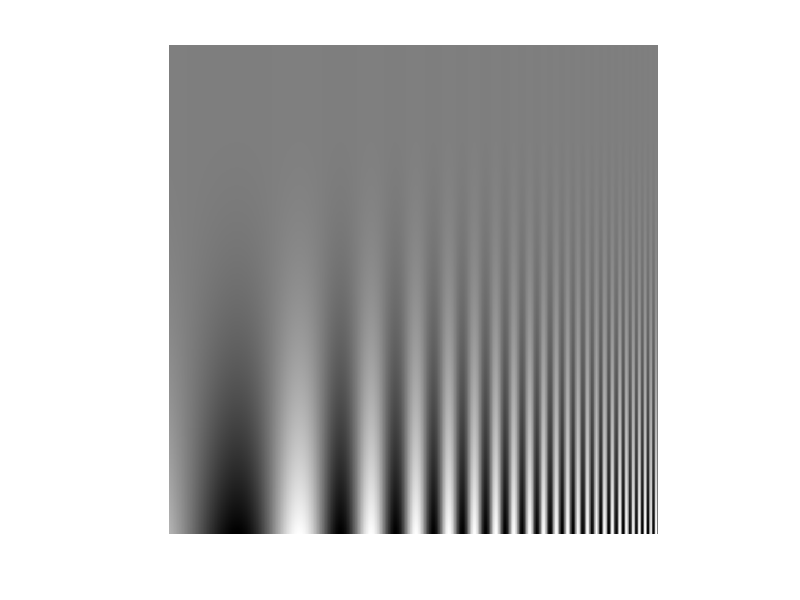

Write MATLAB code to recreate this figure.
%MakeCSF.m
%
%Matlab code to generate the classic contrast sensitivity figure in which
%spatial frequency increases (exponentially) from left to right. 
%Contrast increases from top to bottom. The boundary between the invisible and 
%visible gratings is shaped like the human CSF (contrast sensitivity function).
%
%Note, however, that the apparent contrast of the bottom of the image (high
%contrast) appears roughly equal across spatial frequencies - a
%demonstration of 'contrast constancy'.
%
%Written by G.M. Boynton, August 2005

sz = [800,800];  %size of image [y,x], in pixels

[x,y]= meshgrid(linspace(1,5,sz(2)),linspace(0,1,sz(1)));

img = sin(exp(x)).*(y.^3);
img = (img+1)*128;

figure(1)
clf
image(img);
colormap(gray(256));
axis equal; axis tight; axis off